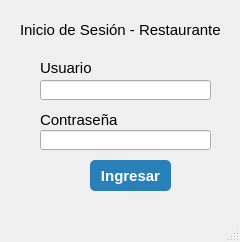
<?xml version="1.0" encoding="UTF-8"?>
<ui version="4.0">
 <class>MainWindow</class>
 <widget class="QMainWindow" name="MainWindow">
  <property name="geometry">
   <rect>
    <x>0</x>
    <y>0</y>
    <width>240</width>
    <height>242</height>
   </rect>
  </property>
  <property name="windowTitle">
   <string>MainWindow</string>
  </property>
  <widget class="QWidget" name="centralwidget">
   <widget class="QLabel" name="lblRestaurante">
    <property name="geometry">
     <rect>
      <x>20</x>
      <y>20</y>
      <width>201</width>
      <height>20</height>
     </rect>
    </property>
    <property name="font">
     <font>
      <pointsize>11</pointsize>
     </font>
    </property>
    <property name="text">
     <string>Inicio de Sesión - Restaurante</string>
    </property>
   </widget>
   <widget class="QLabel" name="lblUsuario">
    <property name="geometry">
     <rect>
      <x>40</x>
      <y>60</y>
      <width>51</width>
      <height>16</height>
     </rect>
    </property>
    <property name="font">
     <font>
      <pointsize>11</pointsize>
     </font>
    </property>
    <property name="text">
     <string>Usuario</string>
    </property>
   </widget>
   <widget class="QLineEdit" name="txtUsuario">
    <property name="geometry">
     <rect>
      <x>40</x>
      <y>80</y>
      <width>171</width>
      <height>20</height>
     </rect>
    </property>
    <property name="font">
     <font>
      <pointsize>11</pointsize>
     </font>
    </property>
    <property name="text">
     <string/>
    </property>
    <property name="echoMode">
     <enum>QLineEdit::Normal</enum>
    </property>
   </widget>
   <widget class="QLineEdit" name="txtContrasena">
    <property name="geometry">
     <rect>
      <x>40</x>
      <y>130</y>
      <width>171</width>
      <height>20</height>
     </rect>
    </property>
    <property name="font">
     <font>
      <pointsize>11</pointsize>
     </font>
    </property>
    <property name="echoMode">
     <enum>QLineEdit::Password</enum>
    </property>
   </widget>
   <widget class="QPushButton" name="btnIngresar">
    <property name="geometry">
     <rect>
      <x>90</x>
      <y>160</y>
      <width>81</width>
      <height>31</height>
     </rect>
    </property>
    <property name="styleSheet">
     <string notr="true">QPushButton {
    background-color: #2980B9;
    color: #FFFFFF;
    border: none;
    border-radius: 5px;
    padding: 2px 8px;
    font-weight: bold;
    font-size: 11pt;
}

QPushButton:hover {
    background-color: #1F618D;
}

QPushButton:pressed {
    background-color: #154360;
}</string>
    </property>
    <property name="text">
     <string>Ingresar</string>
    </property>
   </widget>
   <widget class="QLabel" name="lblContrasena">
    <property name="geometry">
     <rect>
      <x>40</x>
      <y>110</y>
      <width>81</width>
      <height>20</height>
     </rect>
    </property>
    <property name="font">
     <font>
      <pointsize>11</pointsize>
     </font>
    </property>
    <property name="text">
     <string>Contraseña</string>
    </property>
   </widget>
  </widget>
  <widget class="QMenuBar" name="menubar">
   <property name="geometry">
    <rect>
     <x>0</x>
     <y>0</y>
     <width>240</width>
     <height>21</height>
    </rect>
   </property>
  </widget>
  <widget class="QStatusBar" name="statusbar"/>
 </widget>
 <resources/>
 <connections/>
</ui>
